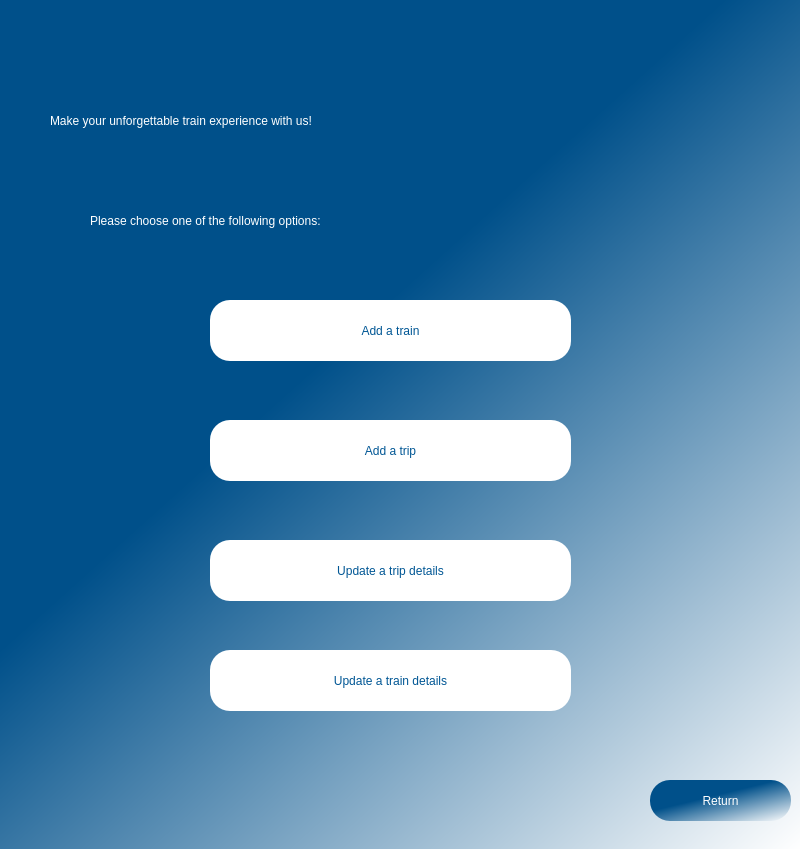
<?xml version="1.0" encoding="UTF-8"?>
<ui version="4.0">
 <class>Dialog</class>
 <widget class="QDialog" name="Dialog">
  <property name="geometry">
   <rect>
    <x>0</x>
    <y>0</y>
    <width>800</width>
    <height>849</height>
   </rect>
  </property>
  <property name="windowTitle">
   <string>Dialog</string>
  </property>
  <widget class="QWidget" name="frame" native="true">
   <property name="geometry">
    <rect>
     <x>0</x>
     <y>0</y>
     <width>800</width>
     <height>850</height>
    </rect>
   </property>
   <property name="styleSheet">
    <string notr="true">QWidget#frame{
    
	background-color: qlineargradient(spread:pad, x1:0.467, y1:0.37, x2:1, y2:1, stop:0 rgba(0, 80, 138, 255), stop:1 rgba(255, 255, 255, 255));
	
}</string>
   </property>
   <widget class="QLabel" name="title">
    <property name="geometry">
     <rect>
      <x>50</x>
      <y>90</y>
      <width>721</width>
      <height>61</height>
     </rect>
    </property>
    <property name="styleSheet">
     <string notr="true">font: 20 20pt &quot;Sitka Heading Semibold&quot;;
color: rgb(255, 255, 255);</string>
    </property>
    <property name="text">
     <string>Make your unforgettable train experience with us!</string>
    </property>
   </widget>
   <widget class="QLabel" name="optionmsg">
    <property name="geometry">
     <rect>
      <x>90</x>
      <y>200</y>
      <width>561</width>
      <height>41</height>
     </rect>
    </property>
    <property name="styleSheet">
     <string notr="true">font: 20 17pt &quot;Sitka Heading Semibold&quot;;
color: rgb(255, 255, 255);</string>
    </property>
    <property name="text">
     <string>Please choose one of the following options:</string>
    </property>
   </widget>
   <widget class="QPushButton" name="addTrainButton">
    <property name="geometry">
     <rect>
      <x>210</x>
      <y>300</y>
      <width>361</width>
      <height>61</height>
     </rect>
    </property>
    <property name="styleSheet">
     <string notr="true">QPushButton{
border-radius: 20px;
background-color: rgb(255, 255, 255);
font: 63 12pt &quot;Sitka Small Semibold&quot;;
color:rgb(0, 86, 148);
}

QPushButton:hover{
	background-color: #00508a;
	color:white;
}</string>
    </property>
    <property name="text">
     <string>Add a train</string>
    </property>
   </widget>
   <widget class="QPushButton" name="updateTripButton">
    <property name="geometry">
     <rect>
      <x>210</x>
      <y>540</y>
      <width>361</width>
      <height>61</height>
     </rect>
    </property>
    <property name="styleSheet">
     <string notr="true">QPushButton{
border-radius: 20px;
background-color: rgb(255, 255, 255);
font: 63 12pt &quot;Sitka Small Semibold&quot;;
color:rgb(0, 86, 148);
}

QPushButton:hover{
	background-color: #00508a;
	color:white;
}</string>
    </property>
    <property name="text">
     <string>Update a trip details</string>
    </property>
   </widget>
   <widget class="QPushButton" name="addTripButton">
    <property name="geometry">
     <rect>
      <x>210</x>
      <y>420</y>
      <width>361</width>
      <height>61</height>
     </rect>
    </property>
    <property name="styleSheet">
     <string notr="true">QPushButton{
border-radius: 20px;
background-color: rgb(255, 255, 255);
font: 63 12pt &quot;Sitka Small Semibold&quot;;
color:rgb(0, 86, 148);
}

QPushButton:hover{
	background-color: #00508a;
	color:white;
}</string>
    </property>
    <property name="text">
     <string>Add a trip</string>
    </property>
   </widget>
   <widget class="QPushButton" name="updateTrainButton">
    <property name="geometry">
     <rect>
      <x>210</x>
      <y>650</y>
      <width>361</width>
      <height>61</height>
     </rect>
    </property>
    <property name="styleSheet">
     <string notr="true">QPushButton{
border-radius: 20px;
background-color: rgb(255, 255, 255);
font: 63 12pt &quot;Sitka Small Semibold&quot;;
color:rgb(0, 86, 148);
}

QPushButton:hover{
	background-color: #00508a;
	color:white;
}</string>
    </property>
    <property name="text">
     <string>Update a train details</string>
    </property>
   </widget>
   <widget class="QPushButton" name="returnButton">
    <property name="geometry">
     <rect>
      <x>650</x>
      <y>780</y>
      <width>141</width>
      <height>41</height>
     </rect>
    </property>
    <property name="styleSheet">
     <string notr="true">QPushButton{
border-radius: 20px;
background-color:qlineargradient(spread:pad, x1:0.467, y1:0.37, x2:1, y2:1, stop:0 rgba(0, 80, 138, 255), stop:1 rgba(255, 255, 255, 255));
font: 63 12pt &quot;Sitka Small Semibold&quot;;
color:white;
}

QPushButton:hover{
	background-color: white;
	color: #00508a;
}</string>
    </property>
    <property name="text">
     <string>Return</string>
    </property>
   </widget>
  </widget>
 </widget>
 <resources/>
 <connections/>
</ui>
